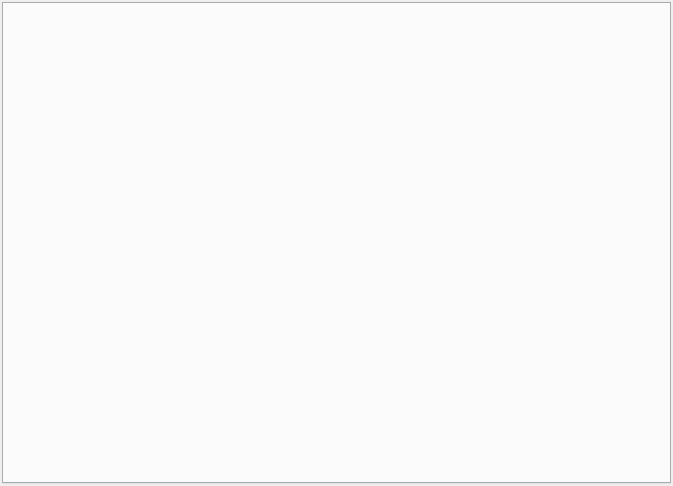
<?xml version="1.0" encoding="UTF-8"?>
<ui version="4.0">
 <class>FrameTabsHTMLEditor</class>
 <widget class="QWidget" name="FrameTabsHTMLEditor">
  <property name="geometry">
   <rect>
    <x>0</x>
    <y>0</y>
    <width>673</width>
    <height>486</height>
   </rect>
  </property>
  <property name="windowTitle">
   <string>Form</string>
  </property>
  <layout class="QVBoxLayout" name="verticalLayout">
   <property name="spacing">
    <number>2</number>
   </property>
   <property name="leftMargin">
    <number>2</number>
   </property>
   <property name="topMargin">
    <number>2</number>
   </property>
   <property name="rightMargin">
    <number>2</number>
   </property>
   <property name="bottomMargin">
    <number>2</number>
   </property>
   <item>
    <widget class="QTabWidget" name="tabWidget">
     <property name="autoFillBackground">
      <bool>true</bool>
     </property>
    </widget>
   </item>
  </layout>
 </widget>
 <resources/>
 <connections/>
</ui>
